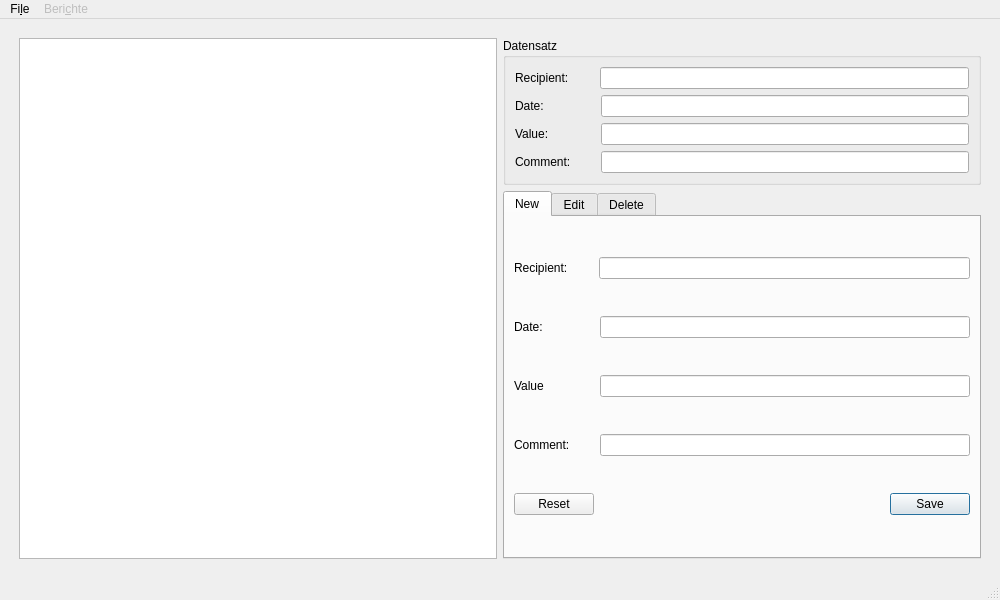
<?xml version="1.0" encoding="UTF-8"?>
<ui version="4.0">
 <class>MainWindow</class>
 <widget class="QMainWindow" name="MainWindow">
  <property name="geometry">
   <rect>
    <x>0</x>
    <y>0</y>
    <width>1000</width>
    <height>600</height>
   </rect>
  </property>
  <property name="windowTitle">
   <string>Pyrtemonnaie</string>
  </property>
  <widget class="QWidget" name="centralwidget">
   <layout class="QHBoxLayout" name="horizontalLayout_2">
    <item>
     <layout class="QHBoxLayout" name="horizontalLayout" stretch="0,0">
      <property name="leftMargin">
       <number>10</number>
      </property>
      <property name="topMargin">
       <number>10</number>
      </property>
      <property name="rightMargin">
       <number>10</number>
      </property>
      <property name="bottomMargin">
       <number>10</number>
      </property>
      <item>
       <widget class="QTableView" name="tv_dataset">
        <property name="alternatingRowColors">
         <bool>true</bool>
        </property>
        <property name="selectionMode">
         <enum>QAbstractItemView::SingleSelection</enum>
        </property>
        <property name="selectionBehavior">
         <enum>QAbstractItemView::SelectRows</enum>
        </property>
        <property name="gridStyle">
         <enum>Qt::DotLine</enum>
        </property>
        <property name="sortingEnabled">
         <bool>true</bool>
        </property>
       </widget>
      </item>
      <item>
       <layout class="QVBoxLayout" name="verticalLayout">
        <property name="leftMargin">
         <number>0</number>
        </property>
        <property name="topMargin">
         <number>0</number>
        </property>
        <property name="rightMargin">
         <number>0</number>
        </property>
        <property name="bottomMargin">
         <number>0</number>
        </property>
        <item>
         <widget class="QGroupBox" name="groupBox">
          <property name="sizePolicy">
           <sizepolicy hsizetype="Expanding" vsizetype="Fixed">
            <horstretch>0</horstretch>
            <verstretch>0</verstretch>
           </sizepolicy>
          </property>
          <property name="title">
           <string>Datensatz</string>
          </property>
          <layout class="QVBoxLayout" name="verticalLayout_4">
           <item>
            <layout class="QVBoxLayout" name="verticalLayout_3">
             <item>
              <layout class="QHBoxLayout" name="horizontalLayout_8">
               <item>
                <widget class="QLabel" name="lbl_DataSet_Recipient">
                 <property name="minimumSize">
                  <size>
                   <width>79</width>
                   <height>0</height>
                  </size>
                 </property>
                 <property name="text">
                  <string>Recipient:</string>
                 </property>
                </widget>
               </item>
               <item>
                <widget class="QLineEdit" name="le_DataSet_Recipient">
                 <property name="minimumSize">
                  <size>
                   <width>0</width>
                   <height>0</height>
                  </size>
                 </property>
                 <property name="maximumSize">
                  <size>
                   <width>16777215</width>
                   <height>16777215</height>
                  </size>
                 </property>
                 <property name="layoutDirection">
                  <enum>Qt::LeftToRight</enum>
                 </property>
                 <property name="readOnly">
                  <bool>true</bool>
                 </property>
                </widget>
               </item>
              </layout>
             </item>
             <item>
              <layout class="QHBoxLayout" name="horizontalLayout_9">
               <item>
                <widget class="QLabel" name="lbl_DataSet_Date">
                 <property name="minimumSize">
                  <size>
                   <width>80</width>
                   <height>0</height>
                  </size>
                 </property>
                 <property name="text">
                  <string>Date:</string>
                 </property>
                </widget>
               </item>
               <item>
                <widget class="QLineEdit" name="le_DataSet_Date">
                 <property name="readOnly">
                  <bool>true</bool>
                 </property>
                </widget>
               </item>
              </layout>
             </item>
             <item>
              <layout class="QHBoxLayout" name="horizontalLayout_10">
               <item>
                <widget class="QLabel" name="lbl_DataSet_Value">
                 <property name="minimumSize">
                  <size>
                   <width>80</width>
                   <height>0</height>
                  </size>
                 </property>
                 <property name="text">
                  <string>Value:</string>
                 </property>
                </widget>
               </item>
               <item>
                <widget class="QLineEdit" name="le_DataSet_Value">
                 <property name="readOnly">
                  <bool>true</bool>
                 </property>
                </widget>
               </item>
              </layout>
             </item>
             <item>
              <layout class="QHBoxLayout" name="horizontalLayout_11">
               <item>
                <widget class="QLabel" name="lbl_DataSet_Comment">
                 <property name="minimumSize">
                  <size>
                   <width>80</width>
                   <height>0</height>
                  </size>
                 </property>
                 <property name="text">
                  <string>Comment:</string>
                 </property>
                </widget>
               </item>
               <item>
                <widget class="QLineEdit" name="le_DataSet_Comment">
                 <property name="readOnly">
                  <bool>true</bool>
                 </property>
                </widget>
               </item>
              </layout>
             </item>
            </layout>
           </item>
          </layout>
         </widget>
        </item>
        <item>
         <widget class="QTabWidget" name="tabWidget">
          <property name="currentIndex">
           <number>0</number>
          </property>
          <property name="iconSize">
           <size>
            <width>16</width>
            <height>16</height>
           </size>
          </property>
          <property name="documentMode">
           <bool>false</bool>
          </property>
          <property name="tabsClosable">
           <bool>false</bool>
          </property>
          <widget class="QWidget" name="tabNew">
           <attribute name="title">
            <string>New</string>
           </attribute>
           <layout class="QGridLayout" name="gridLayout_2">
            <item row="2" column="0">
             <layout class="QHBoxLayout" name="horizontalLayout_5">
              <item>
               <widget class="QLabel" name="label_New_Value">
                <property name="minimumSize">
                 <size>
                  <width>80</width>
                  <height>0</height>
                 </size>
                </property>
                <property name="text">
                 <string>Value</string>
                </property>
               </widget>
              </item>
              <item>
               <widget class="QLineEdit" name="le_New_Value"/>
              </item>
             </layout>
            </item>
            <item row="0" column="0">
             <layout class="QVBoxLayout" name="verticalLayout_2">
              <item>
               <layout class="QHBoxLayout" name="horizontalLayout_3">
                <item>
                 <widget class="QLabel" name="label_New_Recipient">
                  <property name="minimumSize">
                   <size>
                    <width>79</width>
                    <height>0</height>
                   </size>
                  </property>
                  <property name="text">
                   <string>Recipient:</string>
                  </property>
                 </widget>
                </item>
                <item>
                 <widget class="QLineEdit" name="le_New_Recipient">
                  <property name="maximumSize">
                   <size>
                    <width>16777215</width>
                    <height>16777215</height>
                   </size>
                  </property>
                 </widget>
                </item>
               </layout>
              </item>
             </layout>
            </item>
            <item row="1" column="0">
             <layout class="QHBoxLayout" name="horizontalLayout_4">
              <item>
               <widget class="QLabel" name="label_New_Date">
                <property name="minimumSize">
                 <size>
                  <width>80</width>
                  <height>0</height>
                 </size>
                </property>
                <property name="text">
                 <string>Date:</string>
                </property>
               </widget>
              </item>
              <item>
               <widget class="QLineEdit" name="le_New_Date"/>
              </item>
             </layout>
            </item>
            <item row="3" column="0">
             <layout class="QHBoxLayout" name="horizontalLayout_6">
              <item>
               <widget class="QLabel" name="label_New_Comment">
                <property name="minimumSize">
                 <size>
                  <width>80</width>
                  <height>0</height>
                 </size>
                </property>
                <property name="text">
                 <string>Comment:</string>
                </property>
               </widget>
              </item>
              <item>
               <widget class="QLineEdit" name="le_New_Comment"/>
              </item>
             </layout>
            </item>
            <item row="4" column="0">
             <layout class="QHBoxLayout" name="horizontalLayout_7">
              <item>
               <widget class="QDialogButtonBox" name="bbox_New">
                <property name="standardButtons">
                 <set>QDialogButtonBox::Reset|QDialogButtonBox::Save</set>
                </property>
                <property name="centerButtons">
                 <bool>false</bool>
                </property>
               </widget>
              </item>
             </layout>
            </item>
           </layout>
          </widget>
          <widget class="QWidget" name="tabEdit">
           <attribute name="title">
            <string>Edit</string>
           </attribute>
           <layout class="QVBoxLayout" name="verticalLayout_6">
            <item>
             <layout class="QVBoxLayout" name="verticalLayout_5">
              <item>
               <layout class="QHBoxLayout" name="horizontalLayout_12">
                <property name="sizeConstraint">
                 <enum>QLayout::SetDefaultConstraint</enum>
                </property>
                <item>
                 <widget class="QLabel" name="lbl_Edit_DataSet">
                  <property name="sizePolicy">
                   <sizepolicy hsizetype="Expanding" vsizetype="Fixed">
                    <horstretch>0</horstretch>
                    <verstretch>0</verstretch>
                   </sizepolicy>
                  </property>
                  <property name="text">
                   <string>Dataset</string>
                  </property>
                 </widget>
                </item>
                <item>
                 <widget class="QComboBox" name="cb_Edit_Dataset">
                  <property name="sizePolicy">
                   <sizepolicy hsizetype="Expanding" vsizetype="Fixed">
                    <horstretch>0</horstretch>
                    <verstretch>0</verstretch>
                   </sizepolicy>
                  </property>
                 </widget>
                </item>
               </layout>
              </item>
              <item>
               <layout class="QHBoxLayout" name="horizontalLayout_13">
                <item>
                 <widget class="QLabel" name="lbl_Edit_Property">
                  <property name="sizePolicy">
                   <sizepolicy hsizetype="Preferred" vsizetype="Fixed">
                    <horstretch>0</horstretch>
                    <verstretch>0</verstretch>
                   </sizepolicy>
                  </property>
                  <property name="text">
                   <string>Property</string>
                  </property>
                 </widget>
                </item>
                <item>
                 <widget class="QComboBox" name="cb_Edit_Property"/>
                </item>
               </layout>
              </item>
              <item>
               <layout class="QHBoxLayout" name="horizontalLayout_14">
                <item>
                 <layout class="QHBoxLayout" name="horizontalLayout_15">
                  <item>
                   <widget class="QLabel" name="lbl_Edit_Property_Old">
                    <property name="sizePolicy">
                     <sizepolicy hsizetype="Fixed" vsizetype="Preferred">
                      <horstretch>0</horstretch>
                      <verstretch>0</verstretch>
                     </sizepolicy>
                    </property>
                    <property name="frameShape">
                     <enum>QFrame::NoFrame</enum>
                    </property>
                    <property name="text">
                     <string>Old value:</string>
                    </property>
                   </widget>
                  </item>
                  <item>
                   <widget class="QLineEdit" name="le_Edit_Property_Old">
                    <property name="sizePolicy">
                     <sizepolicy hsizetype="Preferred" vsizetype="Fixed">
                      <horstretch>0</horstretch>
                      <verstretch>0</verstretch>
                     </sizepolicy>
                    </property>
                    <property name="readOnly">
                     <bool>true</bool>
                    </property>
                   </widget>
                  </item>
                 </layout>
                </item>
                <item>
                 <layout class="QHBoxLayout" name="horizontalLayout_16">
                  <item>
                   <widget class="QLabel" name="lbl_Edit_Property_New">
                    <property name="sizePolicy">
                     <sizepolicy hsizetype="Fixed" vsizetype="Preferred">
                      <horstretch>0</horstretch>
                      <verstretch>0</verstretch>
                     </sizepolicy>
                    </property>
                    <property name="text">
                     <string>New value:</string>
                    </property>
                   </widget>
                  </item>
                  <item>
                   <widget class="QLineEdit" name="le_Edit_Property_New">
                    <property name="sizePolicy">
                     <sizepolicy hsizetype="Preferred" vsizetype="Fixed">
                      <horstretch>0</horstretch>
                      <verstretch>0</verstretch>
                     </sizepolicy>
                    </property>
                   </widget>
                  </item>
                 </layout>
                </item>
               </layout>
              </item>
              <item>
               <layout class="QVBoxLayout" name="verticalLayout_7">
                <item>
                 <widget class="QDialogButtonBox" name="bbox_Edit">
                  <property name="standardButtons">
                   <set>QDialogButtonBox::Save</set>
                  </property>
                 </widget>
                </item>
               </layout>
              </item>
             </layout>
            </item>
           </layout>
          </widget>
          <widget class="QWidget" name="tabDelete">
           <attribute name="title">
            <string>Delete</string>
           </attribute>
           <layout class="QVBoxLayout" name="verticalLayout_12">
            <item>
             <layout class="QVBoxLayout" name="verticalLayout_9">
              <item>
               <layout class="QHBoxLayout" name="horizontalLayout_17">
                <property name="sizeConstraint">
                 <enum>QLayout::SetDefaultConstraint</enum>
                </property>
                <item>
                 <widget class="QLabel" name="lbl_Delete_DataSet">
                  <property name="sizePolicy">
                   <sizepolicy hsizetype="Expanding" vsizetype="Fixed">
                    <horstretch>0</horstretch>
                    <verstretch>0</verstretch>
                   </sizepolicy>
                  </property>
                  <property name="text">
                   <string>Dataset</string>
                  </property>
                 </widget>
                </item>
                <item>
                 <widget class="QComboBox" name="cb_Delete_Dataset">
                  <property name="sizePolicy">
                   <sizepolicy hsizetype="Expanding" vsizetype="Fixed">
                    <horstretch>0</horstretch>
                    <verstretch>0</verstretch>
                   </sizepolicy>
                  </property>
                 </widget>
                </item>
               </layout>
              </item>
              <item>
               <layout class="QVBoxLayout" name="verticalLayout_11">
                <item>
                 <widget class="QDialogButtonBox" name="bbox_Delete">
                  <property name="standardButtons">
                   <set>QDialogButtonBox::Ok</set>
                  </property>
                  <property name="centerButtons">
                   <bool>true</bool>
                  </property>
                 </widget>
                </item>
               </layout>
              </item>
             </layout>
            </item>
           </layout>
          </widget>
         </widget>
        </item>
       </layout>
      </item>
     </layout>
    </item>
   </layout>
  </widget>
  <widget class="QMenuBar" name="menubar">
   <property name="geometry">
    <rect>
     <x>0</x>
     <y>0</y>
     <width>1000</width>
     <height>28</height>
    </rect>
   </property>
   <widget class="QMenu" name="menuFile">
    <property name="title">
     <string>Fi&amp;le</string>
    </property>
    <widget class="QMenu" name="menuSavePyrtemonnaieAs">
     <property name="title">
      <string>Save Pyrtemonnaie as</string>
     </property>
     <addaction name="actionSaveAsCsv"/>
     <addaction name="actionSaveAsSqlite"/>
    </widget>
    <addaction name="actionOpenPyrtemonnaie"/>
    <addaction name="separator"/>
    <addaction name="actionSavePyrtemonnaie"/>
    <addaction name="menuSavePyrtemonnaieAs"/>
    <addaction name="separator"/>
    <addaction name="actionShowConfig"/>
    <addaction name="separator"/>
    <addaction name="actionExit"/>
   </widget>
   <widget class="QMenu" name="menuReports">
    <property name="enabled">
     <bool>false</bool>
    </property>
    <property name="title">
     <string>Beri&amp;chte</string>
    </property>
   </widget>
   <addaction name="menuFile"/>
   <addaction name="menuReports"/>
  </widget>
  <widget class="QStatusBar" name="statusbar"/>
  <action name="actionOpenPyrtemonnaie">
   <property name="text">
    <string>Open Pyrtemonnaie</string>
   </property>
   <property name="shortcut">
    <string>Ctrl+O</string>
   </property>
  </action>
  <action name="actionSavePyrtemonnaie">
   <property name="text">
    <string>Save Pyrtemonnaie</string>
   </property>
   <property name="shortcut">
    <string>Ctrl+S</string>
   </property>
  </action>
  <action name="actionSaveAsCsv">
   <property name="text">
    <string>csv</string>
   </property>
  </action>
  <action name="actionSaveAsSqlite">
   <property name="text">
    <string>sqlite</string>
   </property>
  </action>
  <action name="actionShowConfig">
   <property name="text">
    <string>Show configuration</string>
   </property>
   <property name="shortcut">
    <string>Ctrl+K</string>
   </property>
  </action>
  <action name="actionExit">
   <property name="text">
    <string>Quit</string>
   </property>
   <property name="shortcut">
    <string>Ctrl+Q</string>
   </property>
  </action>
  <action name="actionAddDatapoint">
   <property name="enabled">
    <bool>true</bool>
   </property>
   <property name="text">
    <string>Datenpunkt hinzufügen</string>
   </property>
  </action>
  <action name="actionEditDatapoint">
   <property name="text">
    <string>Datenpunkt bearbeiten</string>
   </property>
  </action>
  <action name="actionDeleteDatapoint">
   <property name="text">
    <string>Datenpunkt löschen</string>
   </property>
  </action>
  <action name="actionShowPyrtemonnaie">
   <property name="text">
    <string>Pyrtemonnaie anzeigen</string>
   </property>
  </action>
 </widget>
 <resources/>
 <connections/>
</ui>
